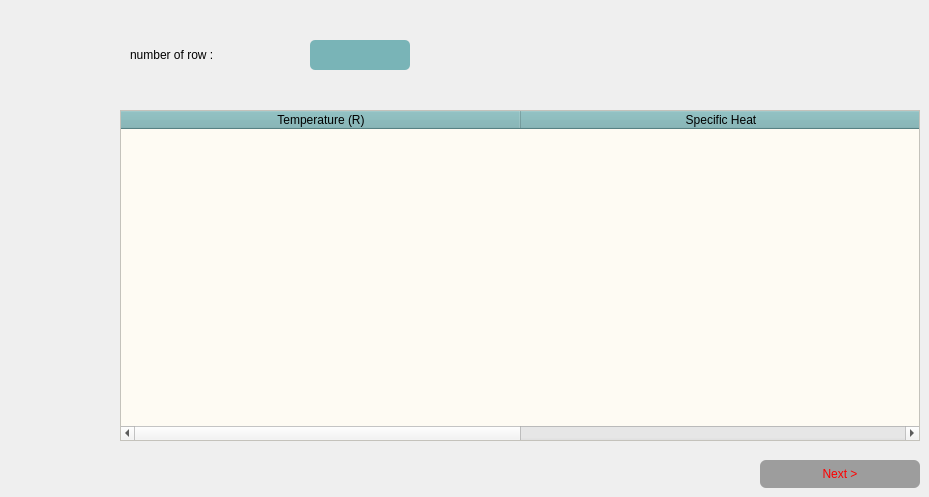
      <widget class="QWidget" name="tab_4">
       <attribute name="title">
        <string>Specific heat-gas</string>
       </attribute>
       <widget class="QTableWidget" name="tableWidget_3">
        <property name="geometry">
         <rect>
          <x>120</x>
          <y>110</y>
          <width>800</width>
          <height>331</height>
         </rect>
        </property>
        <property name="styleSheet">
         <string notr="true">QTableWidget {

	background-color:rgb(254, 251, 243);
    alternate-background-color: rgb(157, 157, 157);
    border-color: rgb(157, 157, 157);
    font-size: 14px;
}

QTableWidget::item:selected {
   background-color: rgb(121, 180, 183);

}


QTableWidget::item:hover {
    background-color: rgb(254, 251, 243);

}


QHeaderView::section {
   background-color: rgb(121, 180, 183);

    
}
</string>
        </property>
        <property name="rowCount">
         <number>0</number>
        </property>
        <attribute name="horizontalHeaderDefaultSectionSize">
         <number>400</number>
        </attribute>
        <column>
         <property name="text">
          <string>Temperature (R)</string>
         </property>
        </column>
        <column>
         <property name="text">
          <string>Specific Heat</string>
         </property>
        </column>
       </widget>
       <widget class="QPushButton" name="pushButton5_2">
        <property name="geometry">
         <rect>
          <x>760</x>
          <y>460</y>
          <width>160</width>
          <height>28</height>
         </rect>
        </property>
        <property name="styleSheet">
         <string notr="true">QPushButton {
	background-color: rgb(157, 157, 157);
	color: #FF0000;
	border-radius:6px;
    border-style: solid;

}
</string>
        </property>
        <property name="text">
         <string>Next &gt;</string>
        </property>
       </widget>
       <widget class="QLineEdit" name="specific_heat_input">
        <property name="geometry">
         <rect>
          <x>310</x>
          <y>40</y>
          <width>100</width>
          <height>30</height>
         </rect>
        </property>
        <property name="styleSheet">
         <string notr="true">font: 75 8pt &quot;Calibri (Body)&quot;;
background-color: rgb(121, 180, 183);
color: rgb(34, 40, 49);
border-radius:5px;



</string>
        </property>
       </widget>
       <widget class="QLabel" name="label_37">
        <property name="geometry">
         <rect>
          <x>130</x>
          <y>40</y>
          <width>141</width>
          <height>30</height>
         </rect>
        </property>
        <property name="text">
         <string>number of row :</string>
        </property>
       </widget>
      </widget>
